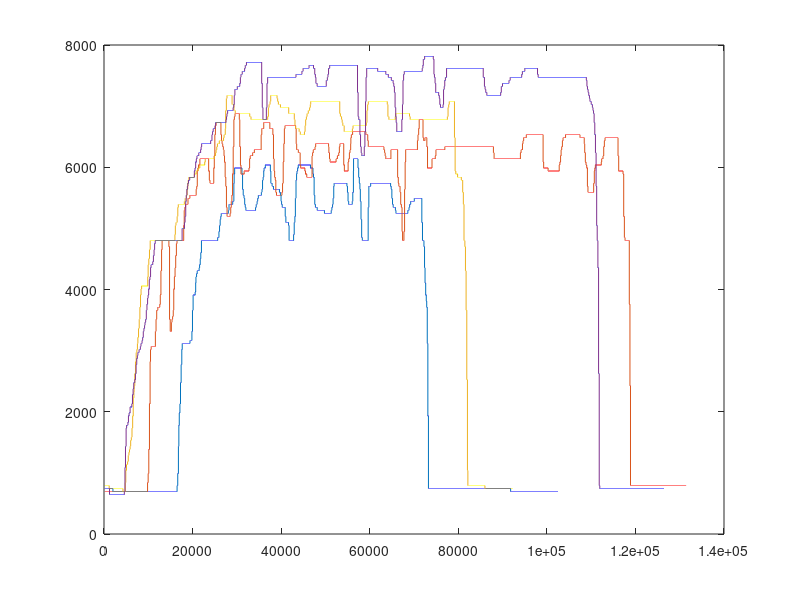

The MATLAB script that drew this image:
%Trace de ft(mg)
clear all
load('dataBebop_520');
th1 = (-throttle.signals.values+9600)/2;
load('dataBebop_623');
th2 = (-throttle.signals.values+9600)/2;
load('dataBebop_720');
th3 = (-throttle.signals.values+9600)/2;
load('dataBebop_823');
th4 = (-throttle.signals.values+9600)/2;

th11=mean(th1(3e4:7e4));
th22=mean(th2(3e4:7e4));
th33=mean(th3(3e4:7e4));
th44=mean(th4(3e4:7e4));

m=[520 623 720 823];

plot(th1)
hold on
plot(th2)
hold on
plot(th3)
hold on
plot(th4)
